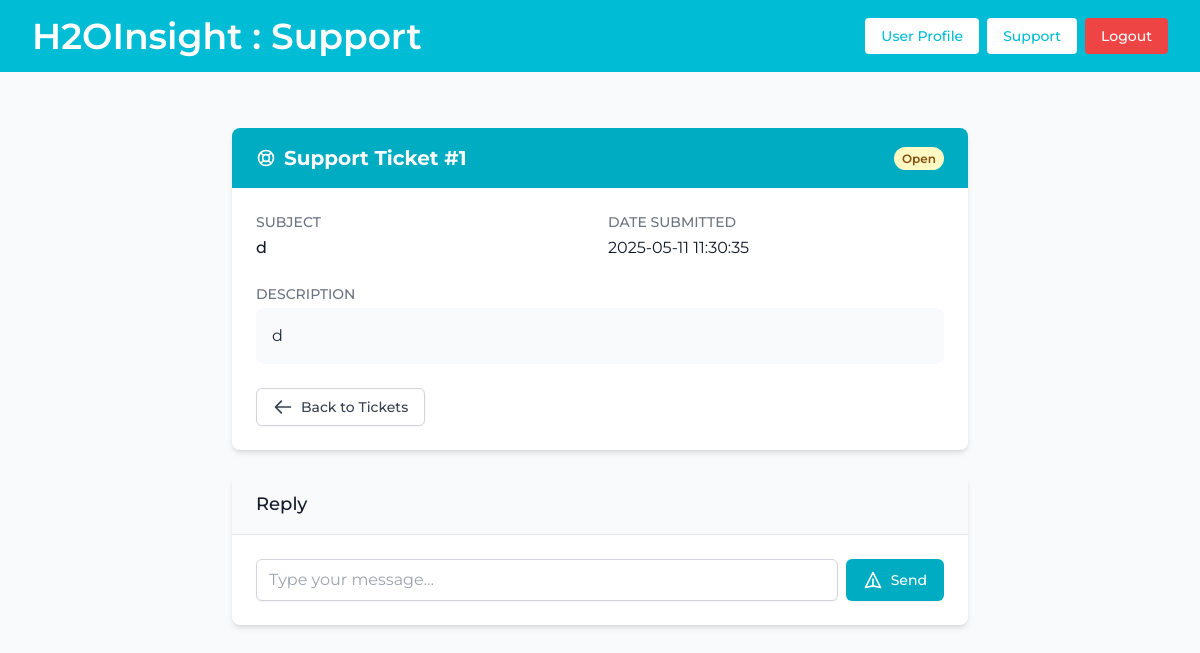
The page /support_view?ticket_id=1 (signed in) on the database its author committed.
### tables this page shows
CREATE TABLE tickets (
    ticket_id INTEGER PRIMARY KEY AUTOINCREMENT,
    user_id INTEGER,
    subject TEXT NOT NULL,
    date TIMESTAMP DEFAULT CURRENT_TIMESTAMP,
    description TEXT NOT NULL,
    status INTEGER DEFAULT 0 CHECK (status IN (0, 1)),
    FOREIGN KEY (user_id) REFERENCES users(user_id) ON DELETE CASCADE
);

### routes/support.py (the view)
@support_bp.route("/support_view") # View of support ticket and masseging
def support_view():
    ticket_id = request.args.get("ticket_id")
    cur, db = get_cursor()
    query = "SELECT * FROM tickets WHERE ticket_id = ?"
    data = (ticket_id, )
    cur.execute(query, data)
    ticket_tuple = cur.fetchall()[0]
    cur.close()
    db.close()
    if ticket_tuple[1] != session.get("user_id") and session["user_type"] != "A":
        session["error_message"] = "A ticket can be viewed by only the person who made it or a Admin"
        return redirect("/apology")
    if ticket_tuple[5] == 0:
        status = "Open"
        resolved = False
    else:
        status = "Resolved"
        resolved = True
    ticket_data = {
        "Status" : status,
        "Subject" : ticket_tuple[2],
        "Date" : ticket_tuple[3],
        "Description" : ticket_tuple[4],
        "ticket_id" : ticket_id,
        "user_id" : ticket_tuple[1],
        "resolved" : resolved
    }
    cur, db = get_cursor()
    query = "SELECT text, user_type, user_name, date FROM messages JOIN users ON messages.user_id = users.user_id WHERE ticket_id = ? ORDER BY date ASC"
    data = (int(ticket_id), )
    cur.execute(query, data)
    if not cur.fetchone():
        messeges = None
    else:
        messeges = cur.fetchall()
    cur.close()
    db.close()
    return render_template("support_view.html", ticket_data=ticket_data, messeges=messeges)

### models/db.py (called while the page is built)
def get_cursor(dictionary=False):
    db = sqlite3.connect(DB_PATH)
    db.execute("PRAGMA foreign_keys = ON")
    if dictionary:
        db.row_factory = sqlite3.Row
    cur = db.cursor()
    return cur, db

### templates/support_view.html (shortened to what this page needs)
{% extends "layout.html" %}
{% block header %}
    : Support
{% endblock %}
{% block main %}
<div class="max-w-3xl mx-auto px-4 py-8">
    <div class="bg-white rounded-lg shadow-md overflow-hidden mb-6">
        <div class="bg-primary-600 text-white py-4 px-6">
            <div class="flex justify-between items-center">
                <h2 class="text-xl font-bold flex items-center">
                    Support Ticket #{{ ticket_data.ticket_id }}
                </h2>
                <div>
                    {% if ticket_data.resolved %}
                        <span class="px-2 py-1 text-xs font-semibold rounded-full bg-green-100 text-green-800">Resolved</span>
                    {% else %}
                        <span class="px-2 py-1 text-xs font-semibold rounded-full bg-yellow-100 text-yellow-800">Open</span>
                    {% endif %}
                </div>
            </div>
        </div>
        <div class="p-6">
            <div class="grid grid-cols-1 md:grid-cols-2 gap-4 mb-6">
                <div>
                    <h3 class="text-sm uppercase text-gray-500 font-medium mb-1">Subject</h3>
                    <p class="text-gray-900 font-medium">{{ ticket_data.Subject }}</p>
                </div>
                <div>
                    <h3 class="text-sm uppercase text-gray-500 font-medium mb-1">Date Submitted</h3>
                    <p class="text-gray-900">
                        {% if ticket_data.Date is string %}
                            {{ ticket_data.Date }}
                        {% else %}
                            {{ ticket_data.Date.strftime('%Y-%m-%d %H:%M') if ticket_data.Date else 'N/A' }}
                        {% endif %}
                    </p>
                </div>
            </div>
            <div class="mb-6">
                <h3 class="text-sm uppercase text-gray-500 font-medium mb-1">Description</h3>
                <div class="p-4 bg-gray-50 rounded-lg">
                    <p class="text-gray-800 whitespace-pre-line">{{ ticket_data.Description }}</p>
                </div>
            </div>
            <div class="flex justify-between items-center">
                <a href="/support" class="inline-flex items-center px-4 py-2 border border-gray-300 rounded-md shadow-sm text-sm font-medium text-gray-700 bg-white hover:bg-gray-50 focus:outline-none focus:ring-2 focus:ring-offset-2 focus:ring-primary-500">
                    <svg class="w-5 h-5 mr-2" fill="none" stroke="currentColor" viewBox="0 0 24 24" xmlns="http://www.w3.org/2000/svg">
                        <path stroke-linecap="round" stroke-linejoin="round" stroke-width="2" d="M10 19l-7-7m0 0l7-7m-7 7h18"></path>
                    </svg>
                    Back to Tickets
                </a>
            </div>
        </div>
    </div>
    {% if not ticket_data.resolved %}
        <div class="bg-white rounded-lg shadow-md overflow-hidden">
            <div class="px-6 py-4 bg-gray-50 border-b">
                <h3 class="text-lg font-medium text-gray-900">Reply</h3>
            </div>
            <div class="p-6">
                <form action="/send_massage" method="post" class="flex space-x-2">
                    <input type="text" name="massage" placeholder="Type your message..." autofocus
                           class="flex-grow px-3 py-2 border border-gray-300 rounded-md shadow-sm focus:outline-none focus:ring-primary-500 focus:border-primary-500">
                    <button type="submit" class="inline-flex items-center px-4 py-2 border border-transparent rounded-md shadow-sm text-sm font-medium text-white bg-primary-600 hover:bg-primary-700 focus:outline-none focus:ring-2 focus:ring-offset-2 focus:ring-primary-500">
                        <svg class="w-5 h-5 mr-2" fill="none" stroke="currentColor" viewBox="0 0 24 24" xmlns="http://www.w3.org/2000/svg">
                            <path stroke-linecap="round" stroke-linejoin="round" stroke-width="2" d="M12 19l9 2-9-18-9 18 9-2zm0 0v-8"></path>
                        </svg>
                        Send
                    </button>
                </form>
            </div>
        </div>
    {% endif %}
</div>
{% endblock %}

### rows shown on the page
tickets: ticket_id "1", Subject "d", Date "2025-05-11 11:30:35", Description "d"
